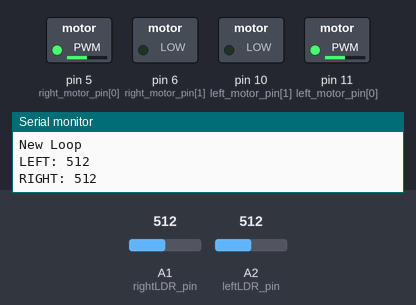
Bench run of a sketch on a simulated Arduino Uno, built with avr-gcc and run on an emulated ATmega328P. Parts: switched loads named in the sketch (green lamp = pin HIGH), the last lines printed to the serial monitor. The inputs (shaded band) are chosen by the test bench; at power-on: A1 (rightLDR_pin) = 512, A2 (leftLDR_pin) = 512.

Above: at 1.2 s.
1.3 s: A1 (rightLDR_pin) set to 795
2.8 s: A1 (rightLDR_pin) set to 819
At 3.9 s:
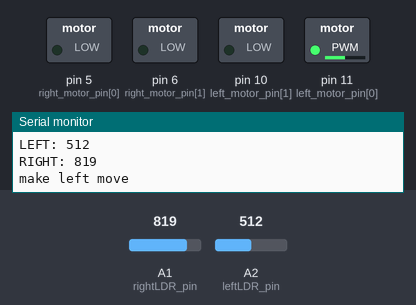
4.3 s: A2 (leftLDR_pin) set to 802
5.8 s: A2 (leftLDR_pin) set to 823
At 6.9 s:
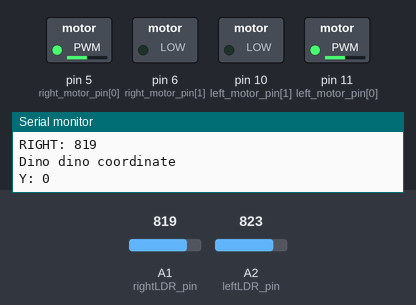
Timing chart, 0 to 8.4 s (numbered marks = the images above; inputs shaded):
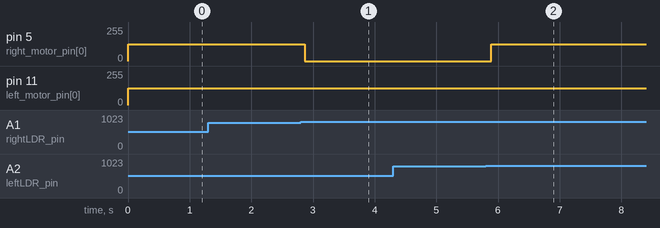

Measured:
- the behaviour switches between 810 and 811 on A1 (rightLDR_pin) (found by bisection; images 0 and 1)
- the behaviour switches between 809 and 810 on A2 (leftLDR_pin) (found by bisection; images 1 and 2)
- after the input at 2.8 s, pin 5 (right_motor_pin[0]): 127/255 → 0/255 after 0.07 s
- after the input at 5.8 s, pin 5 (right_motor_pin[0]): 0/255 → 127/255 after 0.09 s

The sketch:

base_navi_feb24.ino
```cpp
/*

  I solemnly swear I am up to no good
  Saima Ali
  EngSci 1T7

*/

const int threshold = 810;

const int left_motor_pin[] = { 11, 10 };
const int right_motor_pin[] = { 5, 6 };
//const int ping_pin = ;

const int leftLDR_pin = A2;
const int rightLDR_pin = A1;

int leftLDRval = 0;
int rightLDRval = 0;

int x = 0;
int y = 0;
int my_position[2] = { x, y };


void setup() {
  Serial.begin( 9600 );

  //pinModes
  pinMode( left_motor_pin[0], OUTPUT );
  pinMode( left_motor_pin[1], OUTPUT );
  pinMode( right_motor_pin[0], OUTPUT );
  pinMode( right_motor_pin[1], OUTPUT );

  pinMode( leftLDR_pin, INPUT );
  pinMode( rightLDR_pin, INPUT );

  //motor testing

  /*analogWrite( right_motor_pin[0], 127 );
  analogWrite( left_motor_pin[0], 127 );

  analogWrite( right_motor_pin[1], 0 );
  analogWrite( left_motor_pin[1], 0 );

  delay( 2000 );

  analogWrite( right_motor_pin[0], 0 );
  analogWrite( left_motor_pin[0], 0 );

  analogWrite( right_motor_pin[1], 0 );
  analogWrite( left_motor_pin[1], 0 ); */
}

void loop () {
        Serial.println( "New Loop" );
	leftLDRval = analogRead( leftLDR_pin );
        Serial.print( "LEFT: " );
	Serial.println( leftLDRval );

	rightLDRval = analogRead( rightLDR_pin );
        Serial.print( "RIGHT: " );
	Serial.println( rightLDRval );


	if ( leftLDRval < threshold && rightLDRval < threshold )
	{
                Serial.println( "Move onwards" );
		analogWrite( right_motor_pin[0], 127 );
		analogWrite( right_motor_pin[1], 0 );

		analogWrite( left_motor_pin[0], 127 );
		analogWrite( left_motor_pin[1], 0 );
	} else if( leftLDRval > threshold && rightLDRval > threshold ) // intersection detected
	{
                Serial.println( "Dino dino coordinate" );
		Serial.print( "Y: " );
		Serial.println( y );
		y += 1;
		while(leftLDRval > threshold || rightLDRval > threshold)
                {
                   leftLDRval = analogRead( leftLDR_pin );
                   rightLDRval = analogRead( rightLDR_pin );

		    analogWrite( right_motor_pin[0], 127 );
		    analogWrite( right_motor_pin[1], 0 );

		    analogWrite( left_motor_pin[0], 127 );
		    analogWrite( left_motor_pin[1], 0 );
                 }

	}
	else if ( leftLDRval < threshold && rightLDRval > threshold )
	{
                //right on black
                Serial.println( "make left move" );

		analogWrite( left_motor_pin[0], 127 );
		analogWrite( left_motor_pin[1], 0 );

		analogWrite( right_motor_pin[0], 0 );
		analogWrite( right_motor_pin[1], 0 );
	}
	else if ( leftLDRval > threshold && rightLDRval < threshold ){
                Serial.println( "make right move" );

		analogWrite( right_motor_pin[0], 127 );
		analogWrite( right_motor_pin[1], 0 );

		analogWrite( left_motor_pin[0], 0 );
		analogWrite( left_motor_pin[1], 0 );
	} else {
                Serial.println( "Travel onwards" );

		analogWrite( right_motor_pin[0], 127 );
		analogWrite( right_motor_pin[1], 0 );

		analogWrite( left_motor_pin[0], 127 );
		analogWrite( left_motor_pin[1], 0 );
        }


    //delay( 300 );

}

/*

  Mischief managed

*/
```
